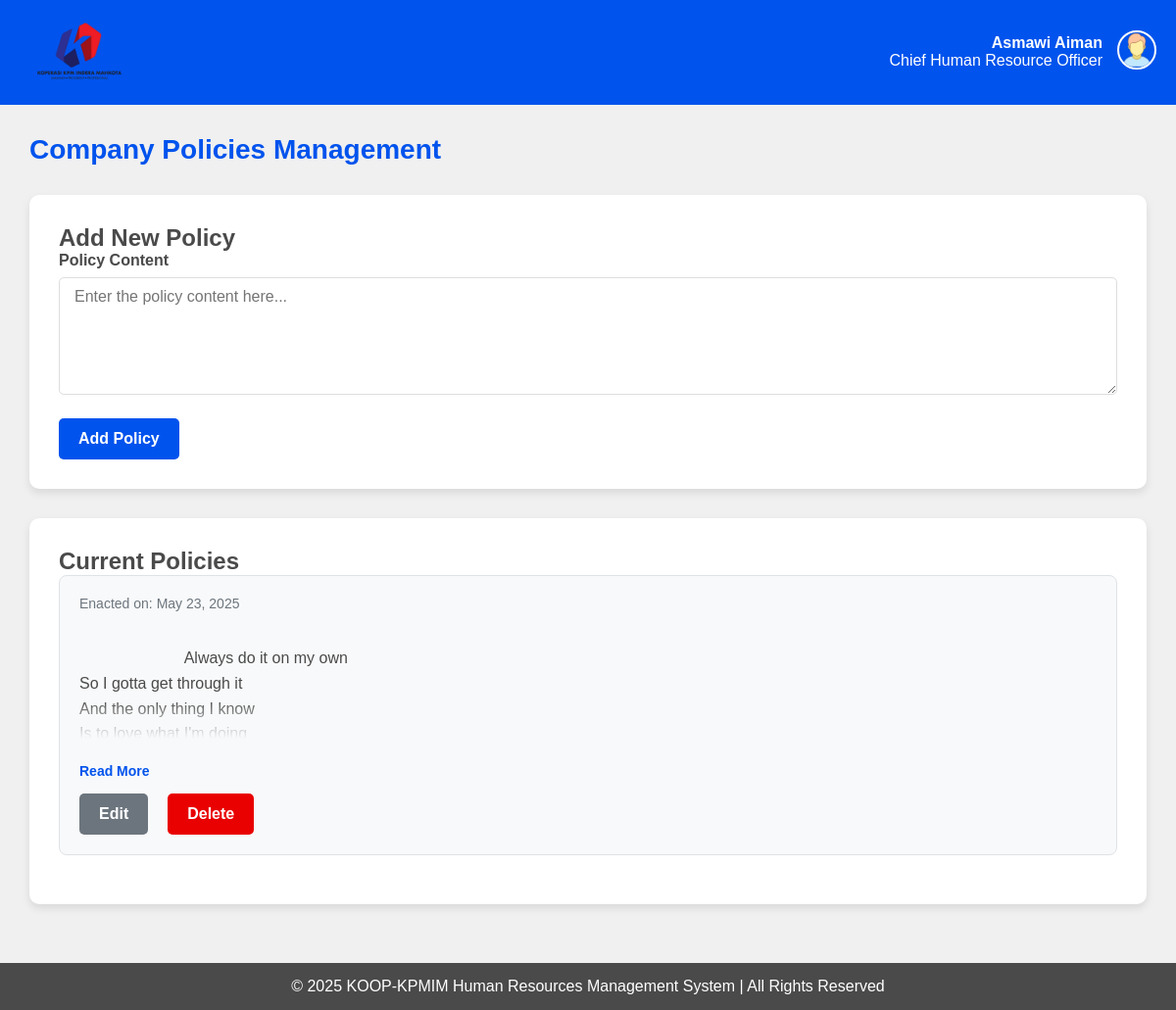
Page /hr/policies/ (signed in) on the earlier database version.
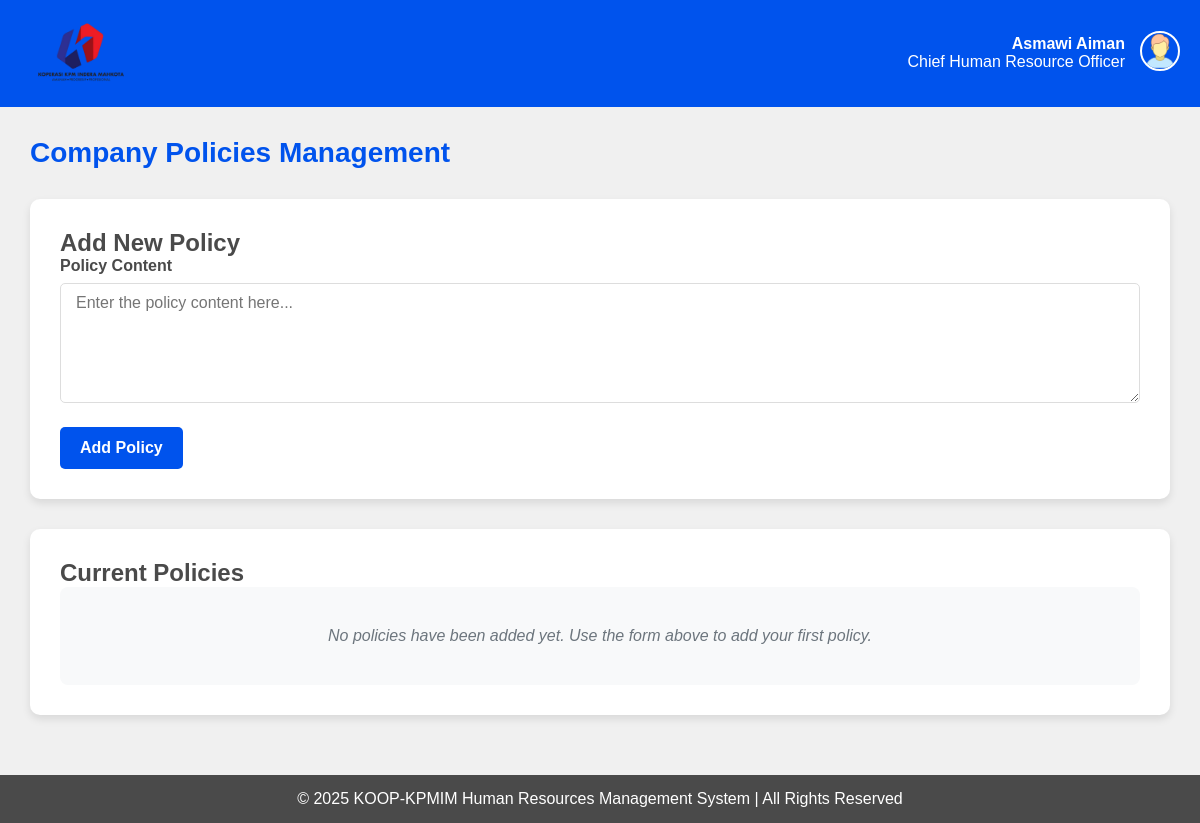
Same page on the later database version.
### HRMS/models.py (models this page shows)
class POLICIES(models.Model):
    id = models.AutoField(primary_key=True)
    policies = models.TextField()
    enacted = models.DateField(auto_now_add=True)

### HRMS/views.py (the view, shortened to what this page needs)
# urls.py: path('hr/policies/', views.hr_policies, name='hr_policies'),
def hr_policies(request):
    if not request.session.get('user_type') == 'hr':
        request.session.flush()
        messages.error(request, "You do not have permission to view this page. Please login again")
        return redirect('login')
    hr_id = request.session.get('user_id')
    if not hr_id:
        request.session.flush()
        messages.error(request, "Session expired. Please login again")
        return redirect('login')
    try:
        hr = HR.objects.get(id=hr_id)
    except HR.DoesNotExist:
        request.session.flush()
        messages.error(request, "HR user not found. Please login again")
        return redirect('login')
    policies = POLICIES.objects.all().order_by('-enacted')
    context = {
        'hr': hr,
        'policies': policies,
    }
    return render(request, 'hr/hr_policies.html', context)

### HRMS/templates/hr/hr_policies.html (shortened to what this page needs)
{% load static %}
<!DOCTYPE html>
<html lang="en">
<head>
</head>
<body>
    <header>
        <a href="{% url 'hrmenu' %}">
            <img src="{% static 'img/logo.png' %}" alt="KOOP-KPMIM Logo" class="logo">
        </a>
        <div class="header-right">
            <div class="user-info">
                <div><strong>{{ hr.staffid.name }}</strong></div>
                <div>{{ hr.staffid.position }}</div>
            </div>
            <div class="user-dropdown">
                <img src="{% static 'img/user.png' %}" alt="User Profile" class="user-image" onclick="toggleDropdown()">
            </div>
        </div>
    </header>
    <main>
        <h1>Company Policies Management</h1>
        <div class="policies-container">
            <h2>Add New Policy</h2>
            <form method="POST" action="{% url 'hr_policies' %}">
                <div class="form-group">
                    <label for="policy_text">Policy Content</label>
                    <textarea id="policy_text" name="policy_text" class="form-control" required placeholder="Enter the policy content here..."></textarea>
                </div>
                <button type="submit" class="btn">Add Policy</button>
            </form>
        </div>
        <div class="policies-container">
            <h2>Current Policies</h2>
            {% if policies %}
                {% for policy in policies %}
                <div class="policy-item">
                    <div class="policy-date">
                        Enacted on: {{ policy.enacted|date:"F d, Y" }}
                    </div>
                    <div class="policy-text policy-text-truncated" id="policy-text-{{ policy.id }}">
                        {{ policy.policies }}
                    </div>
                    <button type="button" class="read-more-btn" id="read-more-{{ policy.id }}" onclick="toggleReadMore('{{ policy.id }}')">Read More</button>
                    <div class="policy-actions">
                        <button type="button" class="btn btn-secondary" onclick="toggleEditForm('{{ policy.id }}')">Edit</button>
                        <form method="POST" action="{% url 'hr_policies' %}" style="display: inline;" onsubmit="return confirm('Are you sure you want to delete this policy?')">
                            <button type="submit" class="btn btn-danger">Delete</button>
                        </form>
                    </div>
                </div>
                {% endfor %}
            {% else %}
                <div class="no-policies">
                    <p>No policies have been added yet. Use the form above to add your first policy.</p>
                </div>
            {% endif %}
        </div>
    </main>
    <footer>
        <p>&copy; 2025 KOOP-KPMIM Human Resources Management System | All Rights Reserved</p>
    </footer>
</body>
</html>

Differences in the rows shown:
removed POLICIES: enacted "May 23, 2025", policies "Always do it on my own So I gotta get through it And the only thing I know Is to love what I'm doing…"
Other differences:
text now shown: "No policies have been added yet. Use the form above to add your first policy."
